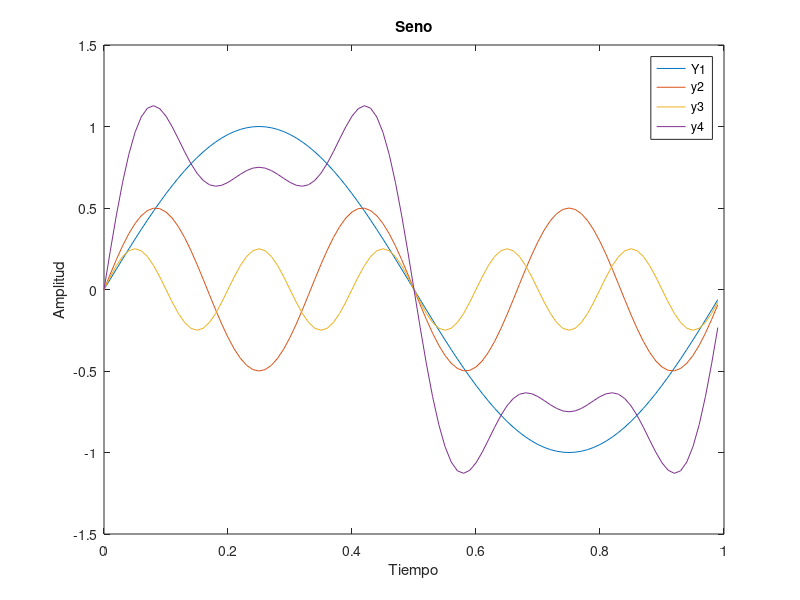

The MATLAB source for this figure:
N = 100;
f = 2;
x = (0:N-1)/N;

y1 = 1*sin(2*pi*1*x);
y2 = 0.5*sin(2*pi*3*x);
y3 = 0.25*sin(2*pi*5*x);
y4 = y1 + y2 + y3;
plot (x,y1)
hold all
plot (x,y2)
plot (x,y3)
plot (x,y4)



xlabel('Tiempo')
ylabel('Amplitud')
title('Seno')

legend('Y1','y2','y3','y4')